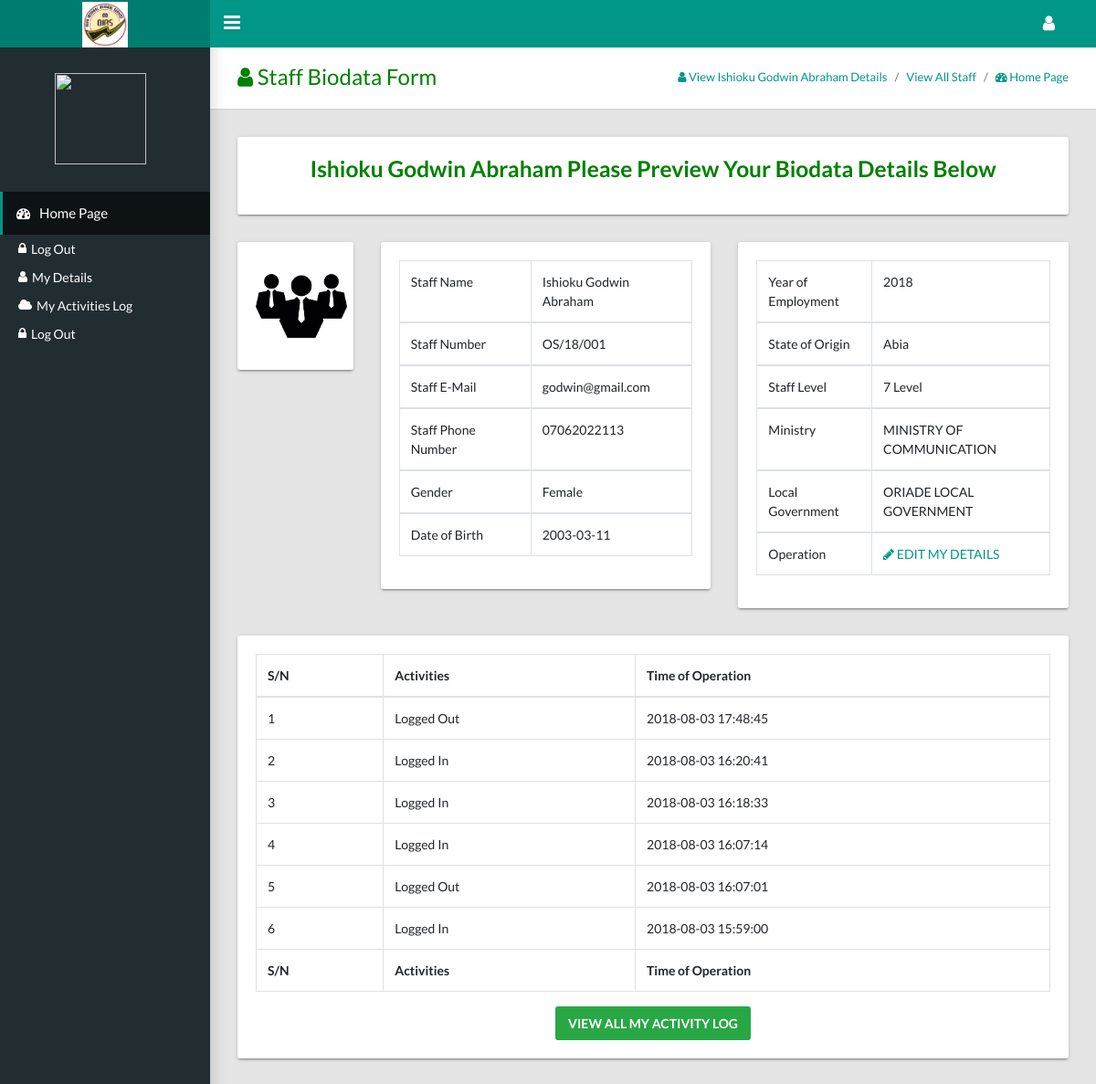
Screenshot of /director/my-details.php?staff_number=OS/18/001 with the database file from the repository.
### tables this page shows
CREATE TABLE `staff_biodata` (
  `staff_id` int(255) NOT NULL,
  `staff_passport` text NOT NULL,
  `staff_name` varchar(255) NOT NULL,
  `staff_number` varchar(255) NOT NULL,
  `sex` varchar(6) NOT NULL,
  `birth_date` varchar(255) NOT NULL,
  `local_govt_id` int(255) NOT NULL,
  `ministry_id` int(255) NOT NULL,
  `year_of_employment` varchar(255) NOT NULL,
  `category_id` int(255) NOT NULL,
  `staff_email` varchar(255) NOT NULL,
  `staff_phone` varchar(255) NOT NULL,
  `state_origin` varchar(255) NOT NULL,
  `staff_level` varchar(255) NOT NULL,
  `type_id` int(255) NOT NULL,
  `time_added` timestamp NOT NULL DEFAULT CURRENT_TIMESTAMP ON UPDATE CURRENT_TIMESTAMP
);

CREATE TABLE `ministry` (
  `ministry_id` int(255) NOT NULL,
  `ministry_name` text NOT NULL,
  `ministry_code` varchar(255) NOT NULL,
  `ministry_logo` text NOT NULL,
  `time_added` timestamp NOT NULL DEFAULT CURRENT_TIMESTAMP ON UPDATE CURRENT_TIMESTAMP
);

CREATE TABLE `local_govt` (
  `local_govt_id` int(255) NOT NULL,
  `local_govt_name` text NOT NULL,
  `local_govt_code` varchar(255) NOT NULL,
  `time_added` timestamp NOT NULL DEFAULT CURRENT_TIMESTAMP ON UPDATE CURRENT_TIMESTAMP
);

CREATE TABLE `activity` (
  `act_id` int(255) NOT NULL,
  `action` text NOT NULL,
  `user_details` varchar(255) NOT NULL,
  `time_added` timestamp NULL DEFAULT CURRENT_TIMESTAMP ON UPDATE CURRENT_TIMESTAMP
);

### ict-department/libs_dev/staff/staff_class.php (called while the page is built, shortened)
<?php
	class staffBiodataIGR
	{
		public $db;
		function __construct($db)
		{
			$this->db=$db;
		}
		public function seestaff_biodataDetails($staff_number)
		{
			try {
				$gettingstaff_biodataDetails = $this->db->prepare("SELECT * FROM staff_biodata WHERE staff_number=:staff_number");
				$arrGet = array(':staff_number'=>$staff_number);
				$gettingstaff_biodataDetails->execute($arrGet);
				$see_staff_biodata = $gettingstaff_biodataDetails->fetch();
				return $see_staff_biodata;
			} catch (PDOException $e) {
				$_SESSION['error']= $e->getMessage();
			}
		}
	}
?>

### ict-department/libs_dev/local-ministry/local_ministry_class.php (called while the page is built, shortened)
<?php
	class stateMinistry
	{
		public $db;
		function __construct($db)
		{
			$this->db=$db;
		}
		public function gettingMinistryIDDetails($ministry_id)
		{
			try {
				$gettingMinistry = $this->db->prepare("SELECT * FROM ministry WHERE ministry_id=:ministry_id");
				$getMin = array(':ministry_id'=>$ministry_id);
				$gettingMinistry->execute($getMin);
				$gold = $gettingMinistry->fetch();
				return $gold;
			} catch (PDOException $e) {
				$_SESSION['error'] = $e->getMessage();
			}
		}
	}
	class localMinistry extends stateMinistry{
		public function gettingLocalGocyIDDetails($local_govt_id)
		{
			try {
				$gettingMinistry = $this->db->prepare("SELECT * FROM local_govt WHERE local_govt_id=:local_govt_id");
				$getMin = array(':local_govt_id'=>$local_govt_id);
				$gettingMinistry->execute($getMin);
				$gold = $gettingMinistry->fetch();
				return $gold;
			} catch (PDOException $e) {
				$_SESSION['error'] = $e->getMessage();
			}
		}
	}
?>

### director/my-details.php (the view, shortened to what this page needs)
<?php
    require '../header.php';
    require '../ict-department/libs_dev/staff/staff_class.php';
    $staffBiodata = new staffBiodataIGR($db);
    require '../side-bar.php';
    require '../ict-department/libs_dev/local-ministry/local_ministry_class.php';
    $minstryDetails = new stateMinistry($db);
    $localDetails = new localMinistry($db);
    $staff_number = $_GET['staff_number'];
    $staffDetails = $staffBiodata->seestaff_biodataDetails($staff_number);
    $staff_name = $staffDetails['staff_name'];
?>
<main class="app-content">
    <div class="app-title">
        <div>
             <div>
                <h1 style="color: green"><i class="fa fa-user"></i> Staff Biodata Form</h1>
            </div>
        </div>
        <ul class="app-breadcrumb breadcrumb">
             <li class="breadcrumb-item active"><a href="my-details.php?staff_number=<?php echo $staff_number ?>"><i class="fa fa-user"></i> View <?php echo $staff_name ?> Details </a></li>
            <li class="breadcrumb-item"><a href="view-all-staffs.php">View All Staff </a></li>
            <li class="breadcrumb-item"><a href="./"><i class="fa fa-dashboard"></i> Home Page</a></li>
        </ul>
    </div>
    <div class="row">
        <div class="col-md-12">
        </div>
        <div class="col-md-12">
            <div class="tile">
                <div class="row">
                    <div class="col-lg-12">
                        <h3><p align="center" style="color: green"> <?php echo $staff_name ?> Please Preview Your Biodata Details Below </p></h3>
                    </div>
                </div>
            </div>
            <form action="process-add-staff-biodata.php" method="post" enctype="multipart/form-data">
                <div class="row">
                    <div class="col-md-2">
                        <div class="tile">
                            <img src="<?php echo '../ict-department/staff-passport/'.$staffDetails['staff_passport']; ?>" align="center" style="height:100px; width: 100px;">
                        </div>
                    </div>
                    <div class="col-md-5">
                        <div class="tile">
                            <div class="tile-body">
                                <table class="table table-hover table-bordered" id="sampleTable">
                                    <b>
                                    <tbody>
                                        <tr>
                                            <td>Staff Name</td>
                                            <td><?php echo $staff_name ?></td>
                                        </tr>
                                    </tbody>
                                    <tbody>
                                        <tr>
                                            <td>Staff Number</td>
                                            <td><?php echo $staff_number; ?></td>
                                        </tr>
                                    </tbody>
                                    <tbody>
                                        <tr>
                                            <td>Staff E-Mail</td>
                                            <td><?php echo $staff_email= $staffDetails['staff_email'] ?></td>
                                        </tr>
                                    </tbody>
                                    <tbody>
                                        <tr>
                                            <td>Staff Phone Number</td>
                                            <td><?php echo $staffDetails['staff_phone'] ?></td>
                                        </tr>
                                    </tbody>
                                    <tbody>
                                        <tr>
                                            <td>Gender</td>
                                            <td><?php echo $staffDetails['sex'] ?></td>
                                        </tr>
                                    </tbody>
                                    <tbody>
                                        <tr>
                                            <td>Date of Birth</td>
                                            <td><?php echo $staffDetails['birth_date'] ?></td>
                                        </tr>
                                    </tbody></b>
                                </table>
                            </div>
                        </div>
                    </div>
                    <div class="col-md-5">
                        <div class="tile">
                            <div class="tile-body">
                                <table class="table table-hover table-bordered" id="sampleTable">
                                    <tbody>
                                        <tr>
                                            <td>Year of Employment</td>
                                            <td><?php echo $staffDetails['year_of_employment'] ?></td>
                                        </tr>
                                    </tbody>
                                    <tbody>
                                        <tr>
                                            <td>State of Origin</td>
                                            <td><?php echo $staffDetails['state_origin'] ?></td>
                                        </tr>
                                    </tbody>
                                    <tbody>
                                        <tr>
                                            <td>Staff Level</td>
                                            <td><?php echo $staffDetails['staff_level'] ?></td>
                                        </tr>
                                    </tbody>
                                    <tbody>
                                        <tr>
                                            <td>Ministry</td>
                                            <td><?php $ministry_id = $staffDetails['ministry_id'];
                                            $sola= $minstryDetails->gettingMinistryIDDetails($ministry_id);
                                            echo $sola['ministry_name']; ?></td>
                                        </tr>
                                    </tbody>
                                    <tbody>
                                        <tr>
                                            <td>Local Government</td>
                                            <td><?php $local_govt_id= $staffDetails['local_govt_id'];
                                            $depo = $localDetails->gettingLocalGocyIDDetails($local_govt_id);
                                            echo $depo['local_govt_name']; ?></td>
                                        </tr>
                                    </tbody>
                                    <tbody>
                                        <tr>
                                            <td>Operation</td>
                                            <td><a href="edit-staff-details.php?staff_number=<?php echo $staff_number ?>"><i class="fa fa-pencil"></i> EDIT MY DETAILS</a></td>
                                        </tr>
                                    </tbody>
                                </table>
                            </div>
                        </div>
                    </div>
                    <div class="col-md-12">
                        <div class="tile">
                            <div class="tile-body">
                                <div class="tile-body"><?php
                                    $staff_activity = $db->prepare("SELECT * FROM activity WHERE user_details=:staff_email ORDER BY act_id DESC LIMIT 0,6");
                                    $arrAct = array(':staff_email'=>$staff_email);
                                    $staff_activity->execute($arrAct);
                                    if($staff_activity->rowCount()==0){  ?>
                                        <p style="color: red" align="center">No Activity Was Found For <?php echo $staff_name; ?></p><?php
                                    }else{?>
                                        <table class="table table-hover table-bordered" id="sampleTable">
                                            <thead>
                                                <tr>
                                                    <th>S/N</th>
                                                    <th>Activities</th>
                                                    <th>Time of Operation</th>
                                                </tr>
                                            </thead>
                                             <tfoot>
                                                <tr>
                                                    <th>S/N</th>
                                                    <th>Activities</th>
                                                    <th>Time of Operation</th>
                                                </tr>
                                            </tfoot>
                                            <tbody><?php
                                                $num =1;
                                                while($see_staff_act = $staff_activity->fetch()){ ?>
                                                    <tr>
                                                        <td><?php echo $num; ?></td>
                                                        <td><?php echo $see_staff_act['action']; ?></td>
                                                        <td class="color-primary"><?php echo $see_staff_act['time_added']; ?></td>
                                                    </tr><?php
                                                    $num++;
                                                } ?>
                                            </tbody>
                                        </table><?php
                                    } ?>
                                    <div class="col-lg-12" align="center">
                                        <a href="my-activities-log.php" class="btn btn-success">VIEW ALL MY ACTIVITY LOG</a>
                                    </div>
                                </div>
                            </div>
                        </div>
                    </div>
                </div>
            </form>
         </div>
    </div>
</main>
<?php
    require '../footer.php';
?>

### rows the page displays
staff_biodata: staff_name "Ishioku Godwin Abraham", staff_passport (picture), staff_email "godwin@gmail.com", staff_phone "07062022113", sex "Female", birth_date "2003-03-11", year_of_employment "2018", state_origin "Abia", staff_level "7 Level"
ministry: ministry_name "MINISTRY OF COMMUNICATION"
local_govt: local_govt_name "ORIADE LOCAL GOVERNMENT"
activity: action "Logged Out", time_added "2018-08-03 17:48:45"
activity: action "Logged In", time_added "2018-08-03 16:20:41"
activity: action "Logged In", time_added "2018-08-03 16:18:33"
activity: action "Logged In", time_added "2018-08-03 16:07:14"
activity: action "Logged Out", time_added "2018-08-03 16:07:01"
activity: action "Logged In", time_added "2018-08-03 15:59:00"

### other values shown
$staff_number "OS/18/001"
